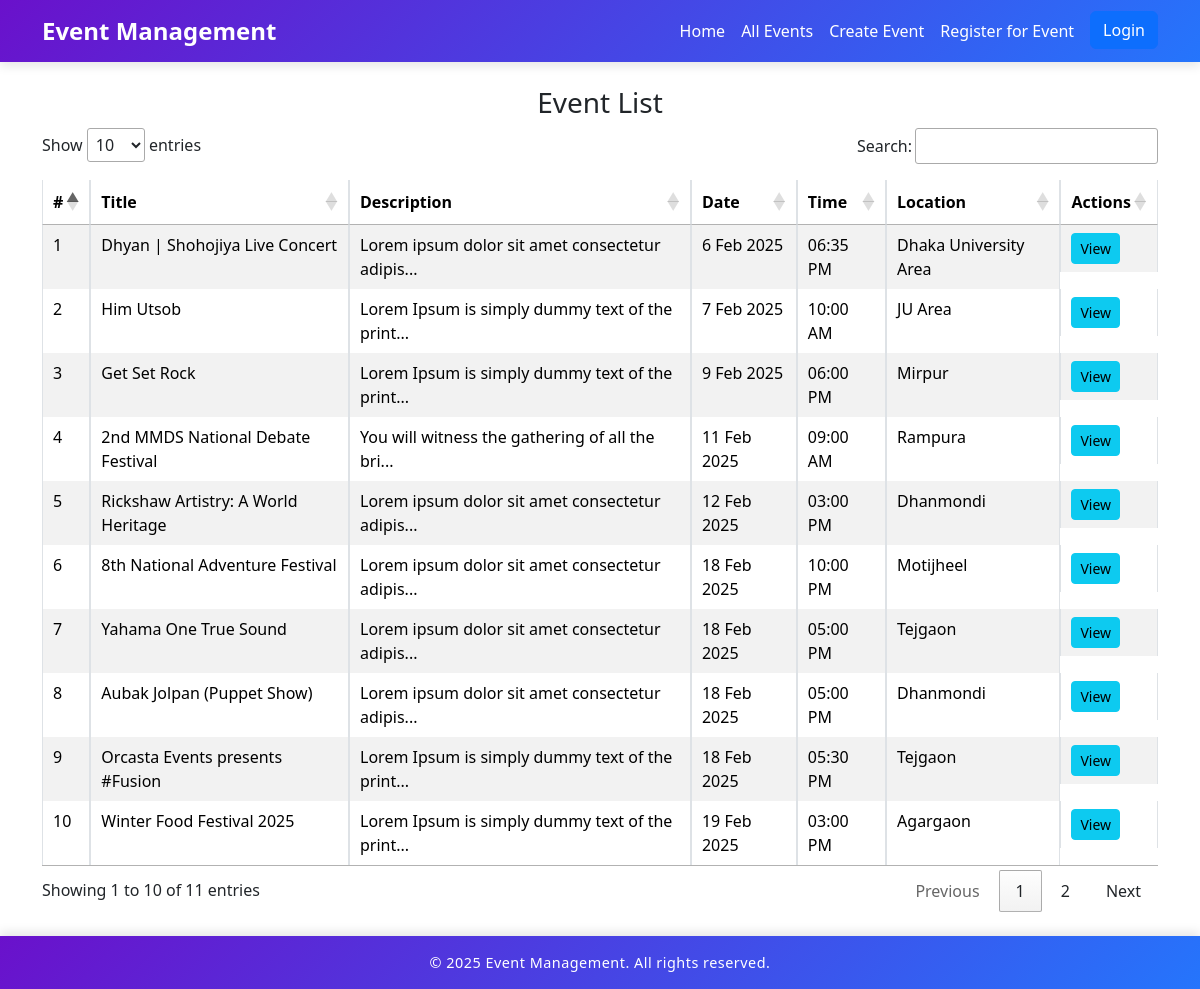
The app's page /all_events.php with its own data.
### tables this page shows
CREATE TABLE `events` (
  `id` int(11) NOT NULL,
  `name` varchar(255) NOT NULL,
  `description` text NOT NULL,
  `event_date` date NOT NULL,
  `event_time` time NOT NULL,
  `location` varchar(255) NOT NULL,
  `max_capacity` int(11) DEFAULT NULL,
  `created_by` int(11) NOT NULL,
  `created_at` timestamp NOT NULL DEFAULT current_timestamp(),
  `updated_at` timestamp NOT NULL DEFAULT current_timestamp() ON UPDATE current_timestamp()
);

### all_events.php (the view, shortened to what this page needs)
<?php
include 'db/db.php';
$query = "SELECT * FROM events ORDER BY event_date";
$result = $conn->query( $query );
?>
<?php include 'includes/header.php'; ?>
<div class="container my-4">
    <h3 class="text-center">Event List</h3>
    <table id="eventTable" class="table table-bordered table-striped">
        <thead>
            <tr>
                <th>#</th>
                <th>Title</th>
                <th>Description</th>
                <th>Date</th>
                <th>Time</th>
                <th>Location</th>
                <th>Actions</th>
            </tr>
        </thead>
        <tbody>
            <?php
                $serial = 1;
                while ( $event = $result->fetch_assoc() ):
            ?>
                <tr>
                    <td><?=$serial++;?></td>
                    <td><?=htmlspecialchars( $event['name'] );?></td>
                    <td><?=htmlspecialchars( substr( $event['description'], 0, 45 ) );?>...</td>
                    <td><?=date( "j M Y", strtotime( $event['event_date'] ) );?></td>
                    <td><?=date( "h:i A", strtotime( $event['event_time'] ) );?></td>
                    <td><?=$event['location'];?></td>
                    <td class="d-flex">
                        <a href="event_details.php?id=<?=$event['id'];?>" class="btn btn-info btn-sm">View</a>
                    </td>
                </tr>
            <?php endwhile; ?>
        </tbody>
    </table>
</div>
<link rel="stylesheet" href="https://cdn.datatables.net/1.13.4/css/jquery.dataTables.min.css">
<?php include 'includes/footer.php'; ?>

### records on screen
events: name "Dhyan | Shohojiya Live Concert", description "Lorem ipsum dolor sit amet consectetur adipis", event_date "6 Feb 2025", event_time "06:35 PM", location "Dhaka University Area"
events: name "Him Utsob", description "Lorem Ipsum is simply dummy text of the print", event_date "7 Feb 2025", event_time "10:00 AM", location "JU Area"
events: name "Get Set Rock", description "Lorem Ipsum is simply dummy text of the print", event_date "9 Feb 2025", event_time "06:00 PM", location "Mirpur"
events: name "2nd MMDS National Debate Festival", description "You will witness the gathering of all the bri", event_date "11 Feb 2025", event_time "09:00 AM", location "Rampura"
events: name "Rickshaw Artistry: A World Heritage", description "Lorem ipsum dolor sit amet consectetur adipis", event_date "12 Feb 2025", event_time "03:00 PM", location "Dhanmondi"
events: name "8th National Adventure Festival", description "Lorem ipsum dolor sit amet consectetur adipis", event_date "18 Feb 2025", event_time "10:00 PM", location "Motijheel"
events: name "Yahama One True Sound", description "Lorem ipsum dolor sit amet consectetur adipis", event_date "18 Feb 2025", event_time "05:00 PM", location "Tejgaon"
events: name "Aubak Jolpan (Puppet Show)", description "Lorem ipsum dolor sit amet consectetur adipis", event_date "18 Feb 2025", event_time "05:00 PM", location "Dhanmondi"
events: name "Orcasta Events presents #Fusion", description "Lorem Ipsum is simply dummy text of the print", event_date "18 Feb 2025", event_time "05:30 PM", location "Tejgaon"
events: name "Winter Food Festival 2025", description "Lorem Ipsum is simply dummy text of the print", event_date "19 Feb 2025", event_time "03:00 PM", location "Agargaon"
